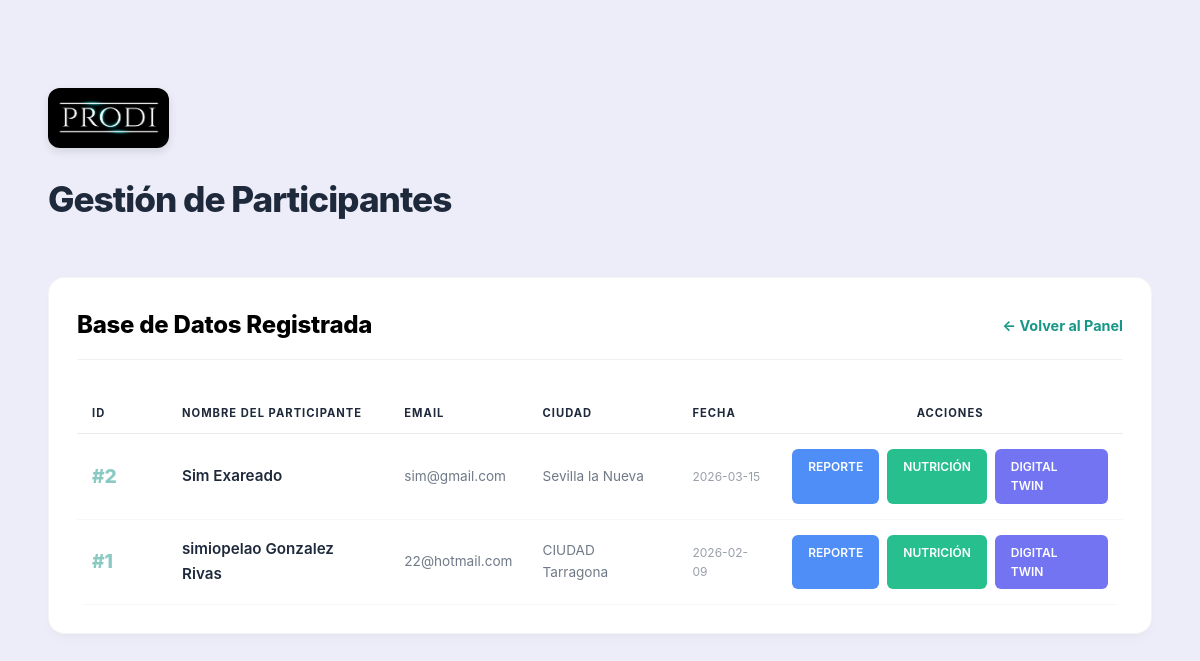
/lista_participantes, run on an earlier commit of the app's database.
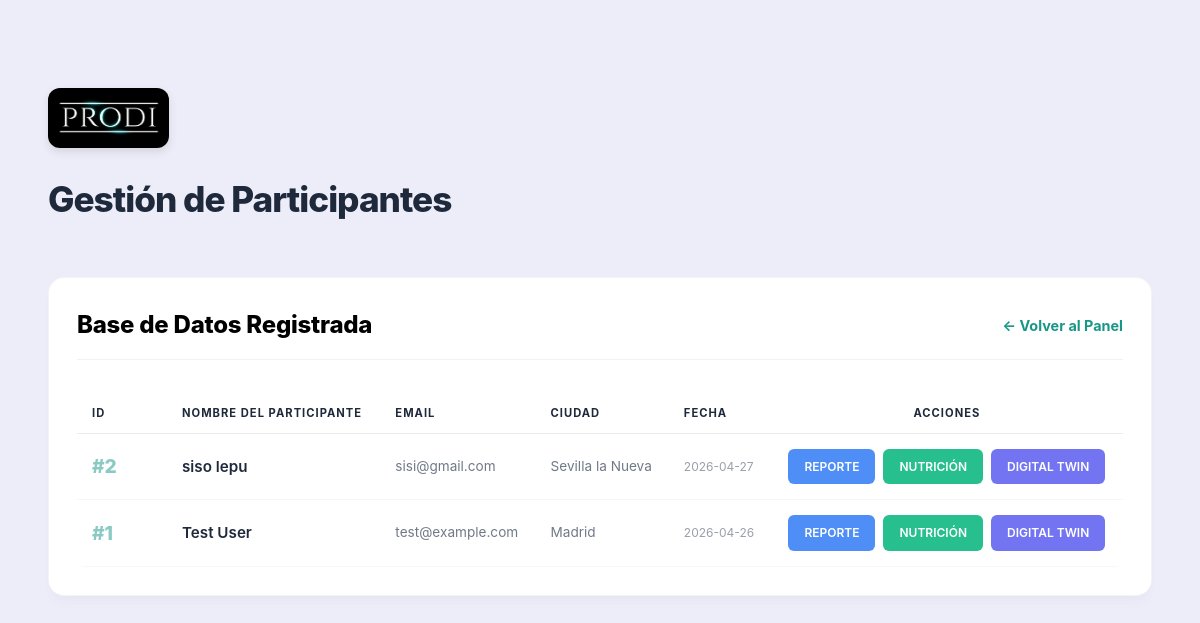
And on a later commit of the database.
### tables this page shows
CREATE TABLE historias_clinicas (
            id INTEGER PRIMARY KEY AUTOINCREMENT,
            fecha_registro TEXT DEFAULT CURRENT_TIMESTAMP,
            nombre TEXT, apellidos TEXT, edad INTEGER, sexo TEXT,
            email TEXT, telefono TEXT, ciudad TEXT, pais TEXT,
            antecedentes TEXT, presion_sistolica INTEGER, presion_diastolica INTEGER,
            medicamento_presion TEXT, glucosa_ayunas INTEGER, medicamento_glucosa TEXT,
            hba1c REAL, colesterol_total INTEGER, trigliceridos INTEGER,
            colesterol_ldl INTEGER, colesterol_hdl INTEGER, medicamento_lipidos TEXT,
            peso_kg REAL, talla_cm REAL, perimetro_abdominal REAL, medicamento_peso TEXT,
            desea_bajar_peso TEXT, porcentaje_perdida TEXT, tiempo_perdida TEXT,
            habito_tabaquico TEXT, exposicion_humo TEXT, nivel_actividad TEXT,
            minutos_actividad_semana TEXT, raciones_frutas INTEGER, raciones_vegetales INTEGER,
            raciones_grano_entero INTEGER, raciones_pescado INTEGER, vasos_bebidas_azucaradas INTEGER,
            habitos_sal TEXT, frecuencia_lacteos TEXT, frecuencia_carnes TEXT,
            frecuencia_alcohol TEXT, cantidad_alcohol TEXT, puntuacion_sueno INTEGER,
            ronca TEXT, circunferencia_cuello REAL, enfermedades_presentadas TEXT,
            escala_salud_hoy INTEGER, ansiedad_nervios TEXT, control_preocupacion TEXT,
            poco_interes TEXT, sentimiento_deprimido TEXT, nivel_optimismo INTEGER,
            nivel_pesimismo INTEGER, notas_medico TEXT, analisis_driver TEXT,
            rec_actividad TEXT, rec_alcohol TEXT, rec_ansiedad TEXT, rec_apnea TEXT,
            rec_azucar TEXT, rec_carnes TEXT, rec_depresion TEXT, rec_frutas TEXT,
            rec_glucosa TEXT, rec_granos TEXT, rec_lacteos TEXT, rec_lipidos_cardio TEXT,
            rec_lipidos TEXT, rec_optimismo TEXT, rec_pasivo TEXT, rec_pescado TEXT,
            rec_pesimismo TEXT, rec_presion TEXT, rec_sodio TEXT, rec_tabaco TEXT,
            rec_vegetales TEXT, diag_lipidos TEXT,
            -- Metas Nutricionales
            calorias_diarias REAL, gramos_carbohidratos REAL, porciones_vegetales INTEGER, 
            porciones_fruta INTEGER, gramos_proteina_total REAL, gramos_grasa REAL, 
            meta_kg REAL, total_perder_kg REAL, tiempo_meses INTEGER
        );

### app.py (the view)
@app.route('/lista_participantes')
def lista_participantes():
    conn = sqlite3.connect('prodi_salud.db')
    conn.row_factory = sqlite3.Row
    cursor = conn.cursor()
    cursor.execute("SELECT * FROM historias_clinicas ORDER BY fecha_registro DESC")
    pacientes = cursor.fetchall()
    conn.close()
    return render_template('lista_participantes.html', pacientes=pacientes)

### templates/lista_participantes.html (shortened to what this page needs)
<!DOCTYPE html>
<html lang="es">
<head>
    <link rel="stylesheet" href="{{ url_for('static', filename='css/styles_reporte.css') }}">
</head>
<body class="dashboard-container" style="display: block; padding: 20px;">
    <div class="list-container">
        <header style="margin-bottom: 50px; text-align: left;">
            <div style="margin-bottom: 15px;">
                <img src="{{ url_for('static', filename='img/logo.jpg') }}" alt="PRODI" style="height: 60px; border-radius: 12px; box-shadow: 0 4px 10px rgba(0,0,0,0.1);">
            </div>
            <h1 style="font-size: 2.2rem; font-weight: 800; color: var(--color-secondary); margin: 0; letter-spacing: -1px;">
                Gestión de Participantes
            </h1>
        </header>
        <div class="glass-card">
            <div style="display: flex; justify-content: space-between; align-items: center; margin-bottom: 30px; padding-bottom: 15px; border-bottom: 1px solid rgba(0,0,0,0.05);">
                <h2 style="color: #000; margin: 0; font-size: 1.5rem; font-weight: 800;">Base de Datos Registrada</h2>
                <a href="/" class="back-link" style="color: var(--color-accent);">← Volver al Panel</a>
            </div>
            <div class="table-responsive">
                <table>
                    <thead>
                        <tr>
                            <th style="width: 60px;">ID</th>
                            <th>Nombre del Participante</th>
                            <th>Email</th>
                            <th>Ciudad</th>
                            <th>Fecha</th>
                            <th style="text-align: center;">Acciones</th>
                        </tr>
                    </thead>
                    <tbody>
                        {% for p in pacientes %}
                        <tr>
                            <td><span class="highlight-score" style="opacity: 0.5;">#{{ p.id }}</span></td>
                            <td class="participant-name">{{ p.nombre }} {{ p.apellidos }}</td>
                            <td style="opacity: 0.7; font-size: 0.85rem;">{{ p.email }}</td>
                            <td style="opacity: 0.7; font-size: 0.85rem;">{{ p.ciudad }}</td>
                             <td style="opacity: 0.5; font-size: 0.75rem;">{{ p.fecha_registro[:10] }}</td>
                            <td>
                                <div style="display: flex; gap: 8px; justify-content: center;">
                                    <a href="{{ url_for('reporte_detalle', p_id=p.id) }}"
                                        class="btn-action" style="background-color: #3B82F6; border: none; font-weight: 600; opacity: 0.9;">
                                        Reporte
                                    </a>
                                    <a href="{{ url_for('reporte_nutricional', p_id=p.id) }}" class="btn-action"
                                        style="background-color: #10B981; border: none; font-weight: 600; opacity: 0.9;">
                                        Nutrición
                                    </a>
                                    <a href="{{ url_for('ver_gemelo', p_id=p.id) }}" class="btn-action"
                                        style="background-color: #6366F1; border: none; font-weight: 600; opacity: 0.9;">
                                        Digital Twin
                                    </a>
                                </div>
                            </td>
                        </tr>
                        {% endfor %}
                    </tbody>
                </table>
            </div>
        </div>
    </div>
</body>
</html>

### static/css/styles_reporte.css (style rules this page uses)
:root { --color-bg: #ECEDF8; --color-primary: #334155; --color-secondary: #1E293B; --color-accent: #189788; --color-success: #10B981; --color-warning: #F59E0B; --card-bg: #FFFFFF; --card-border: rgba(51, 65, 85, 0.06); --card-shadow: 0 10px 15px -3px rgba(0, 0, 0, 0.02), 0 4px 6px -2px rgba(0, 0, 0, 0.02); }
body { font-family: 'Inter', system-ui, -apple-system, sans-serif; background-color: var(--color-bg); color: var(--color-primary); line-height: 1.6; font-size: 16px; padding: 30px; -webkit-font-smoothing: antialiased; }
h1, h2, h3, h4 { color: var(--color-secondary); font-weight: 700; letter-spacing: -0.01em; }
.glass-card, .glass-green, .glass-orange { background: var(--card-bg) !important; backdrop-filter: none !important; -webkit-backdrop-filter: none !important; color: #000000 !important; border: 1px solid var(--card-border) !important; border-radius: 16px; box-shadow: var(--card-shadow); padding: 28px; transition: transform 0.2s ease; }
.highlight-score { font-weight: 800; color: var(--color-accent); font-size: 1.2rem; }
.dashboard-container { display: flex; min-height: 100vh; }

### templates/lista_participantes.html (style rules this page uses)
.list-container { max-width: 1250px; margin: 40px auto; padding: 20px; }
table { width: 100%; border-collapse: collapse; color: #f0f0f0; margin-top: 20px; }
th { background: rgba(255, 255, 255, 0.05); color: var(--color-accent); text-transform: uppercase; letter-spacing: 0.1em; padding: 15px; text-align: left; border-bottom: 2px solid var(--color-primary); font-size: 0.85rem; }
td { padding: 15px; border-bottom: 1px solid rgba(255, 255, 255, 0.05); font-size: 0.9rem; }
.btn-action { padding: 8px 16px; border-radius: 6px; text-decoration: none; font-size: 0.75rem; font-weight: 800; text-transform: uppercase; transition: all 0.3s ease; display: inline-block; border: 1px solid rgba(255, 255, 255, 0.1); color: white !important; }
.back-link { color: var(--color-secondary); text-decoration: none; font-weight: bold; font-size: 0.9rem; display: flex; align-items: center; gap: 5px; transition: 0.3s; }
table { color: var(--color-primary); border-radius: 8px; overflow: hidden; }
th { background: transparent !important; color: var(--color-secondary) !important; font-weight: 700 !important; border-bottom: 1px solid rgba(0,0,0,0.08) !important; font-size: 0.7rem !important; letter-spacing: 1px !important; padding-bottom: 10px !important; }
td { color: var(--color-primary) !important; border-bottom: 1px solid rgba(0,0,0,0.03) !important; font-weight: 400; }
.participant-name { color: var(--color-secondary) !important; font-weight: 600 !important; font-size: 0.95rem; }

What changed in the data, as far as the page shows it:
changed historias_clinicas "Sevilla la Nueva": nombre "Sim" → "siso"; apellidos "Exareado" → "lepu"; email "sim@gmail.com" → "sisi@gmail.com"; fecha_registro "2026-03-15" → "2026-04-27"
changed historias_clinicas id 1: nombre "simiopelao" → "Test"; apellidos "Gonzalez Rivas" → "User"; email "22@hotmail.com" → "test@example.com"; ciudad "CIUDAD Tarragona" → "Madrid"; fecha_registro "2026-02-09" → "2026-04-26"
